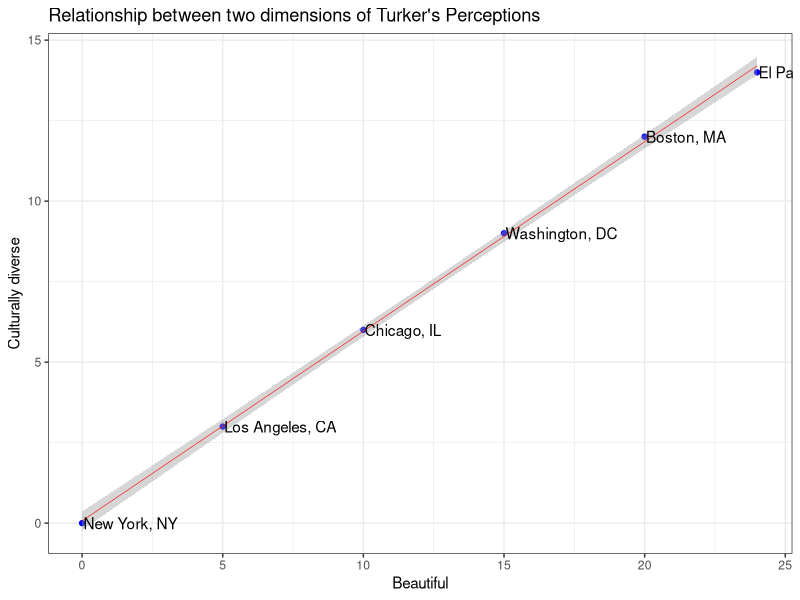

Recreate this plot in R.
library(ggplot2)
library(stringr)
library(readr)
library(dplyr)


setwd("~/git/AIT602/week3_4_mturk/")

# Load the result of M-Turk
turk1 <- read_delim("data/Amani_culturally_diverse_city.csv", delim = ",",col_names = TRUE ) 
turk2 <- read_delim("data/Krishna_beautiful_city.csv", delim = ",",col_names = TRUE ) 

turk1 <- turk1[,c("Input.city_A", "Input.city_B", "Answer.equal.label")]
turk2 <- turk2[,c("Input.city_A", "Input.city_B", "Answer.equal.label")]

colnames(turk1) <- c("city_A", "city_B", "Answer1")
colnames(turk2) <- c("city_A", "city_B", "Answer2")

turk2$Answer1 <- NA
turk1$Answer2 <- NA

turk <- rbind(turk1, turk2)
rm (turk1)
rm (turk2)
turk$city_A <- as.factor(turk$city_A)
turk$city_B <- as.factor(turk$city_B)

# Counting the Scores
scores <- as.data.frame(matrix(ncol=3, nrow=6))
colnames(scores) <- c("city", "cultural_score", "beauty_score")
scores$city <- unique(c(levels(turk$city_A), levels(turk$city_B)))
scores$cultural_score <- 0
scores$beauty_score <- 0

for (i in 1:nrow(turk)){
  if (!is.na(turk[i,]$Answer1)) {
    if (turk[i,]$Answer1 == "City A"){
      scores[scores$city == turk[i,]$city_A,]$cultural_score <- 
        scores[scores$city == turk[i,]$city_A,]$cultural_score + 1
    } else {
      scores[scores$city == turk[i,]$city_B,]$cultural_score <- 
        scores[scores$city == turk[i,]$city_B,]$cultural_score + 1
    }
  }
  
  if (!is.na(turk[i,]$Answer2)) {
    if (turk[i,]$Answer2 == "City A"){
      scores[scores$city == turk[i,]$city_A,]$beauty_score <- 
        scores[scores$city == turk[i,]$city_A,]$beauty_score + 1
    } else {
      scores[scores$city == turk[i,]$city_B,]$beauty_score <- 
        scores[scores$city == turk[i,]$city_B,]$beauty_score + 1
    }
  }
}

write.table(scores, "data/turk_scores.csv", row.names=F, col.names=T, sep=",")


# Plotting
summary(lm(cultural_score ~ beauty_score, data=scores))

ggplot(scores, aes(x = cultural_score, y = beauty_score, label = city)) +
  geom_point(color="blue")  + 
  geom_smooth(method = "lm", se = TRUE, color="red", size=0.2)  +
  theme_bw()+  geom_text(hjust = 0, nudge_x = 0.05) +
  ylab("Culturally diverse")+
  xlab("Beautiful") + ggtitle("Relationship between two dimensions of Turker's Perceptions")

